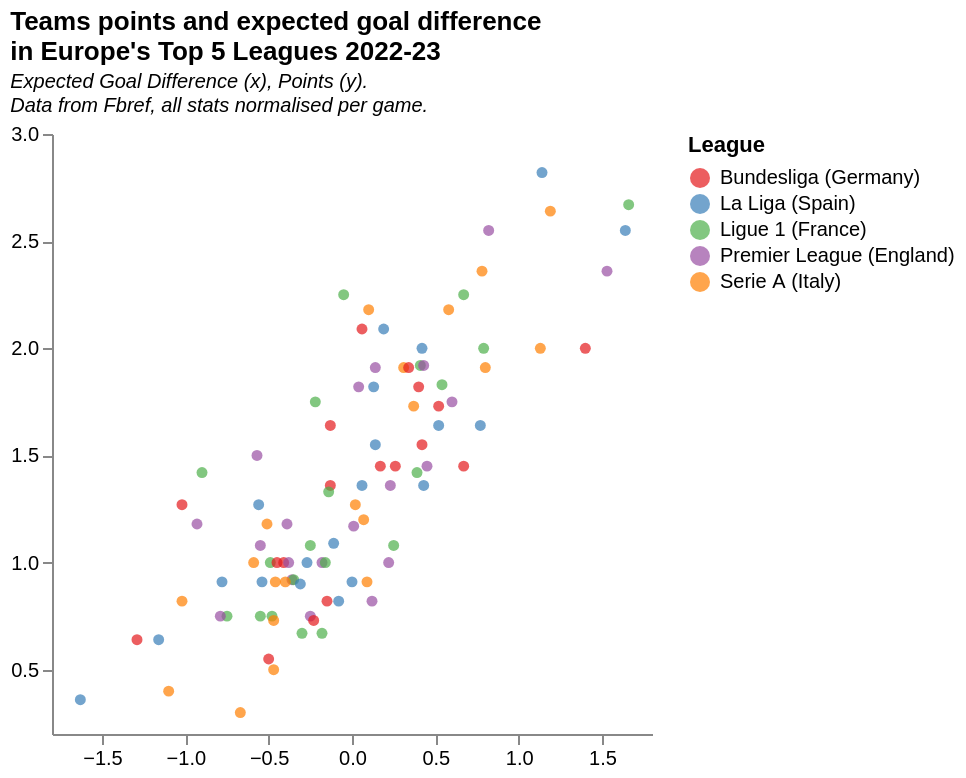

Source (Vega-Lite JSON):
### Vega-Lite specification from a JSON file in a GitHub repository (floating-point values rounded to 4 significant figures)
{"$schema": "https://vega.github.io/schema/vega-lite/v5.json", "title": {"text": ["Teams points and expected goal difference", "in Europe's Top 5 Leagues 2022-23"], "subtitle": ["Expected Goal Difference (x), Points (y).", "Data from Fbref, all stats normalised per game."], "subtitleFontStyle": "italic", "subtitleFontSize": 10, "anchor": "start", "color": "black"}, "config": {"background": "white", "view": {"stroke": "transparent"}}, "data": {"values": [{"Team": "Real Madrid", "Points per Game": "2.82", "Expected Goal Difference per Game": "1.14", "Country": "La Liga (Spain)"}, {"Team": "Paris S-G", "Points per Game": "2.67", "Expected Goal Difference per Game": "1.66", "Country": "Ligue 1 (France)"}, {"Team": "Napoli", "Points per Game": "2.64", "Expected Goal Difference per Game": "1.19", "Country": "Serie A (Italy)"}, {"Team": "Barcelona", "Points per Game": "2.55", "Expected Goal Difference per Game": "1.64", "Country": "La Liga (Spain)"}, {"Team": "Arsenal", "Points per Game": "2.55", "Expected Goal Difference per Game": "0.82", "Country": "Premier League (England)"}, {"Team": "Manchester City", "Points per Game": "2.36", "Expected Goal Difference per Game": "1.53", "Country": "Premier League (England)"}, {"Team": "Milan", "Points per Game": "2.36", "Expected Goal Difference per Game": "0.78", "Country": "Serie A (Italy)"}, {"Team": "Lens", "Points per Game": "2.25", "Expected Goal Difference per Game": "0.67", "Country": "Ligue 1 (France)"}, {"Team": "Lorient", "Points per Game": "2.25", "Expected Goal Difference per Game": "-0.05", "Country": "Ligue 1 (France)"}, {"Team": "Lazio", "Points per Game": "2.18", "Expected Goal Difference per Game": "0.1", "Country": "Serie A (Italy)"}, {"Team": "Atalanta", "Points per Game": "2.18", "Expected Goal Difference per Game": "0.58", "Country": "Serie A (Italy)"}, {"Team": "Union Berlin", "Points per Game": "2.09", "Expected Goal Difference per Game": "0.06", "Country": "Bundesliga (Germany)"}, {"Team": "Atlético Madrid", "Points per Game": "2.09", "Expected Goal Difference per Game": "0.19", "Country": "La Liga (Spain)"}, {"Team": "Bayern Munich", "Points per Game": "2.0", "Expected Goal Difference per Game": "1.4", "Country": "Bundesliga (Germany)"}, {"Team": "Rennes", "Points per Game": "2.0", "Expected Goal Difference per Game": "0.79", "Country": "Ligue 1 (France)"}, {"Team": "Real Sociedad", "Points per Game": "2.0", "Expected Goal Difference per Game": "0.42", "Country": "La Liga (Spain)"}, {"Team": "Roma", "Points per Game": "2.0", "Expected Goal Difference per Game": "1.13", "Country": "Serie A (Italy)"}, {"Team": "Marseille", "Points per Game": "1.92", "Expected Goal Difference per Game": "0.41", "Country": "Ligue 1 (France)"}, {"Team": "Tottenham", "Points per Game": "1.92", "Expected Goal Difference per Game": "0.43", "Country": "Premier League (England)"}, {"Team": "Udinese", "Points per Game": "1.91", "Expected Goal Difference per Game": "0.31", "Country": "Serie A (Italy)"}, {"Team": "Chelsea", "Points per Game": "1.91", "Expected Goal Difference per Game": "0.14", "Country": "Premier League (England)"}, {"Team": "Inter", "Points per Game": "1.91", "Expected Goal Difference per Game": "0.8", "Country": "Serie A (Italy)"}, {"Team": "Freiburg", "Points per Game": "1.91", "Expected Goal Difference per Game": "0.34", "Country": "Bundesliga (Germany)"}, {"Team": "Lille", "Points per Game": "1.83", "Expected Goal Difference per Game": "0.54", "Country": "Ligue 1 (France)"}, {"Team": "Betis", "Points per Game": "1.82", "Expected Goal Difference per Game": "0.13", "Country": "La Liga (Spain)"}, {"Team": "Eint Frankfurt", "Points per Game": "1.82", "Expected Goal Difference per Game": "0.4", "Country": "Bundesliga (Germany)"}, {"Team": "Manchester Utd", "Points per Game": "1.82", "Expected Goal Difference per Game": "0.04", "Country": "Premier League (England)"}, {"Team": "Newcastle Utd", "Points per Game": "1.75", "Expected Goal Difference per Game": "0.6", "Country": "Premier League (England)"}, {"Team": "Monaco", "Points per Game": "1.75", "Expected Goal Difference per Game": "-0.22", "Country": "Ligue 1 (France)"}, {"Team": "Juventus", "Points per Game": "1.73", "Expected Goal Difference per Game": "0.37", "Country": "Serie A (Italy)"}, {"Team": "Dortmund", "Points per Game": "1.73", "Expected Goal Difference per Game": "0.52", "Country": "Bundesliga (Germany)"}, {"Team": "Athletic Club", "Points per Game": "1.64", "Expected Goal Difference per Game": "0.77", "Country": "La Liga (Spain)"}, {"Team": "Villarreal", "Points per Game": "1.64", "Expected Goal Difference per Game": "0.52", "Country": "La Liga (Spain)"}, {"Team": "Mainz 05", "Points per Game": "1.64", "Expected Goal Difference per Game": "-0.13", "Country": "Bundesliga (Germany)"}, {"Team": "Hoffenheim", "Points per Game": "1.55", "Expected Goal Difference per Game": "0.42", "Country": "Bundesliga (Germany)"}, {"Team": "Osasuna", "Points per Game": "1.55", "Expected Goal Difference per Game": "0.14", "Country": "La Liga (Spain)"}, {"Team": "Fulham", "Points per Game": "1.5", "Expected Goal Difference per Game": "-0.57", "Country": "Premier League (England)"}, {"Team": "Liverpool", "Points per Game": "1.45", "Expected Goal Difference per Game": "0.45", "Country": "Premier League (England)"}, {"Team": "RB Leipzig", "Points per Game": "1.45", "Expected Goal Difference per Game": "0.67", "Country": "Bundesliga (Germany)"}, {"Team": "M'Gladbach", "Points per Game": "1.45", "Expected Goal Difference per Game": "0.26", "Country": "Bundesliga (Germany)"}, {"Team": "Köln", "Points per Game": "1.45", "Expected Goal Difference per Game": "0.17", "Country": "Bundesliga (Germany)"}, {"Team": "Lyon", "Points per Game": "1.42", "Expected Goal Difference per Game": "0.39", "Country": "Ligue 1 (France)"}, {"Team": "Clermont Foot", "Points per Game": "1.42", "Expected Goal Difference per Game": "-0.9", "Country": "Ligue 1 (France)"}, {"Team": "Valencia", "Points per Game": "1.36", "Expected Goal Difference per Game": "0.43", "Country": "La Liga (Spain)"}, {"Team": "Werder Bremen", "Points per Game": "1.36", "Expected Goal Difference per Game": "-0.13", "Country": "Bundesliga (Germany)"}, {"Team": "Rayo Vallecano", "Points per Game": "1.36", "Expected Goal Difference per Game": "0.06", "Country": "La Liga (Spain)"}, {"Team": "Brighton", "Points per Game": "1.36", "Expected Goal Difference per Game": "0.23", "Country": "Premier League (England)"}, {"Team": "Toulouse", "Points per Game": "1.33", "Expected Goal Difference per Game": "-0.14", "Country": "Ligue 1 (France)"}, {"Team": "Torino", "Points per Game": "1.27", "Expected Goal Difference per Game": "0.02", "Country": "Serie A (Italy)"}, {"Team": "Valladolid", "Points per Game": "1.27", "Expected Goal Difference per Game": "-0.56", "Country": "La Liga (Spain)"}, {"Team": "Augsburg", "Points per Game": "1.27", "Expected Goal Difference per Game": "-1.02", "Country": "Bundesliga (Germany)"}, {"Team": "Sassuolo", "Points per Game": "1.2", "Expected Goal Difference per Game": "0.07", "Country": "Serie A (Italy)"}, {"Team": "Salernitana", "Points per Game": "1.18", "Expected Goal Difference per Game": "-0.51", "Country": "Serie A (Italy)"}, {"Team": "Crystal Palace", "Points per Game": "1.18", "Expected Goal Difference per Game": "-0.39", "Country": "Premier League (England)"}, {"Team": "Bournemouth", "Points per Game": "1.18", "Expected Goal Difference per Game": "-0.93", "Country": "Premier League (England)"}, {"Team": "Brentford", "Points per Game": "1.17", "Expected Goal Difference per Game": "0.01", "Country": "Premier League (England)"}, {"Team": "Mallorca", "Points per Game": "1.09", "Expected Goal Difference per Game": "-0.11", "Country": "La Liga (Spain)"}, {"Team": "Everton", "Points per Game": "1.08", "Expected Goal Difference per Game": "-0.55", "Country": "Premier League (England)"}, {"Team": "Troyes", "Points per Game": "1.08", "Expected Goal Difference per Game": "-0.25", "Country": "Ligue 1 (France)"}, {"Team": "Nice", "Points per Game": "1.08", "Expected Goal Difference per Game": "0.25", "Country": "Ligue 1 (France)"}, {"Team": "Montpellier", "Points per Game": "1.0", "Expected Goal Difference per Game": "-0.49", "Country": "Ligue 1 (France)"}, {"Team": "Hertha BSC", "Points per Game": "1.0", "Expected Goal Difference per Game": "-0.45", "Country": "Bundesliga (Germany)"}, {"Team": "West Ham", "Points per Game": "1.0", "Expected Goal Difference per Game": "0.22", "Country": "Premier League (England)"}, {"Team": "Aston Villa", "Points per Game": "1.0", "Expected Goal Difference per Game": "-0.18", "Country": "Premier League (England)"}, {"Team": "Empoli", "Points per Game": "1.0", "Expected Goal Difference per Game": "-0.59", "Country": "Serie A (Italy)"}, {"Team": "Wolfsburg", "Points per Game": "1.0", "Expected Goal Difference per Game": "-0.41", "Country": "Bundesliga (Germany)"}, {"Team": "Reims", "Points per Game": "1.0", "Expected Goal Difference per Game": "-0.16", "Country": "Ligue 1 (France)"}, {"Team": "Southampton", "Points per Game": "1.0", "Expected Goal Difference per Game": "-0.38", "Country": "Premier League (England)"}, {"Team": "Celta Vigo", "Points per Game": "1.0", "Expected Goal Difference per Game": "-0.27", "Country": "La Liga (Spain)"}, {"Team": "Leicester City", "Points per Game": "0.92", "Expected Goal Difference per Game": "-0.36", "Country": "Premier League (England)"}, {"Team": "Nantes", "Points per Game": "0.92", "Expected Goal Difference per Game": "-0.35", "Country": "Ligue 1 (France)"}, {"Team": "Fiorentina", "Points per Game": "0.91", "Expected Goal Difference per Game": "0.09", "Country": "Serie A (Italy)"}, {"Team": "Bologna", "Points per Game": "0.91", "Expected Goal Difference per Game": "-0.4", "Country": "Serie A (Italy)"}, {"Team": "Espanyol", "Points per Game": "0.91", "Expected Goal Difference per Game": "0.0", "Country": "La Liga (Spain)"}, {"Team": "Almería", "Points per Game": "0.91", "Expected Goal Difference per Game": "-0.54", "Country": "La Liga (Spain)"}, {"Team": "Sevilla", "Points per Game": "0.91", "Expected Goal Difference per Game": "-0.78", "Country": "La Liga (Spain)"}, {"Team": "Monza", "Points per Game": "0.91", "Expected Goal Difference per Game": "-0.46", "Country": "Serie A (Italy)"}, {"Team": "Getafe", "Points per Game": "0.9", "Expected Goal Difference per Game": "-0.31", "Country": "La Liga (Spain)"}, {"Team": "Girona", "Points per Game": "0.82", "Expected Goal Difference per Game": "-0.08", "Country": "La Liga (Spain)"}, {"Team": "Leeds United", "Points per Game": "0.82", "Expected Goal Difference per Game": "0.12", "Country": "Premier League (England)"}, {"Team": "Leverkusen", "Points per Game": "0.82", "Expected Goal Difference per Game": "-0.15", "Country": "Bundesliga (Germany)"}, {"Team": "Spezia", "Points per Game": "0.82", "Expected Goal Difference per Game": "-1.02", "Country": "Serie A (Italy)"}, {"Team": "Strasbourg", "Points per Game": "0.75", "Expected Goal Difference per Game": "-0.55", "Country": "Ligue 1 (France)"}, {"Team": "Brest", "Points per Game": "0.75", "Expected Goal Difference per Game": "-0.48", "Country": "Ligue 1 (France)"}, {"Team": "Auxerre", "Points per Game": "0.75", "Expected Goal Difference per Game": "-0.75", "Country": "Ligue 1 (France)"}, {"Team": "Wolves", "Points per Game": "0.75", "Expected Goal Difference per Game": "-0.25", "Country": "Premier League (England)"}, {"Team": "Nott'ham Forest", "Points per Game": "0.75", "Expected Goal Difference per Game": "-0.79", "Country": "Premier League (England)"}, {"Team": "Lecce", "Points per Game": "0.73", "Expected Goal Difference per Game": "-0.47", "Country": "Serie A (Italy)"}, {"Team": "Stuttgart", "Points per Game": "0.73", "Expected Goal Difference per Game": "-0.23", "Country": "Bundesliga (Germany)"}, {"Team": "Ajaccio", "Points per Game": "0.67", "Expected Goal Difference per Game": "-0.3", "Country": "Ligue 1 (France)"}, {"Team": "Angers", "Points per Game": "0.67", "Expected Goal Difference per Game": "-0.18", "Country": "Ligue 1 (France)"}, {"Team": "Cádiz", "Points per Game": "0.64", "Expected Goal Difference per Game": "-1.16", "Country": "La Liga (Spain)"}, {"Team": "Bochum", "Points per Game": "0.64", "Expected Goal Difference per Game": "-1.29", "Country": "Bundesliga (Germany)"}, {"Team": "Schalke 04", "Points per Game": "0.55", "Expected Goal Difference per Game": "-0.5", "Country": "Bundesliga (Germany)"}, {"Team": "Hellas Verona", "Points per Game": "0.5", "Expected Goal Difference per Game": "-0.47", "Country": "Serie A (Italy)"}, {"Team": "Cremonese", "Points per Game": "0.4", "Expected Goal Difference per Game": "-1.1", "Country": "Serie A (Italy)"}, {"Team": "Elche", "Points per Game": "0.36", "Expected Goal Difference per Game": "-1.63", "Country": "La Liga (Spain)"}, {"Team": "Sampdoria", "Points per Game": "0.3", "Expected Goal Difference per Game": "-0.67", "Country": "Serie A (Italy)"}]}, "mark": {"type": "circle", "color": "#5b92e5", "opacity": 0.7}, "height": 300, "width": 300, "encoding": {"x": {"field": "Expected Goal Difference per Game", "type": "quantitative", "scale": {"domain": [-1.8, 1.8]}, "axis": {"grid": false}, "title": null}, "y": {"field": "Points per Game", "type": "quantitative", "scale": {"domain": [0.2, 3]}, "axis": {"grid": false}, "title": null}, "color": {"field": "Country", "type": "ordinal", "scale": {"scheme": "set1"}, "legend": {"orient": "right"}, "title": "League"}, "tooltip": [{"field": "Team", "type": "ordinal", "title": "Team"}, {"field": "Points per Game", "type": "quantitative", "title": "Points", "format": ".2f"}, {"field": "Expected Goal Difference per Game", "type": "quantitative", "title": "Expected Goal Difference", "format": ".2f"}]}}
